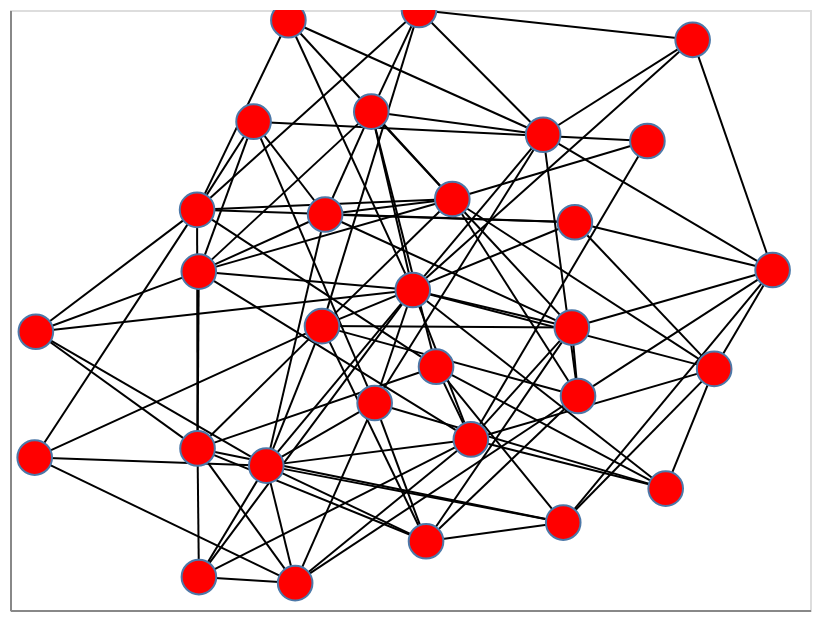

The cell this chart's notebook holds for it:
### Code cell
nxa.draw_networkx(
    G=g,
    pos=pos,
    node_tooltip=['name', 'weight', 'viable']
).interactive()

### Figure 1 — Vega-Lite specification as saved in the notebook (floating-point values rounded to 4 significant figures; data arrays with more than 128 entries replaced by an {"elided": "..."} marker saying what was removed)
{"config": {"view": {"continuousWidth": 400, "continuousHeight": 300}}, "layer": [{"data": {"name": "data-5df33cc6376d0ef73796d76902751670"}, "mark": {"type": "line", "color": "black", "opacity": 1, "strokeWidth": 1}, "encoding": {"detail": {"field": "edge", "type": "quantitative"}, "x": {"axis": {"grid": false, "labels": false, "ticks": false, "title": ""}, "field": "x", "type": "quantitative"}, "y": {"axis": {"grid": false, "labels": false, "ticks": false, "title": ""}, "field": "y", "type": "quantitative"}}, "selection": {"selector001": {"type": "interval", "bind": "scales", "encodings": ["x", "y"]}}}, {"data": {"name": "data-9a3839c9d11f60f3f80e4e5964b5481b"}, "mark": {"type": "point", "fill": "red", "opacity": 1, "size": 300, "strokeWidth": 1.0}, "encoding": {"tooltip": [{"field": "name", "type": "quantitative"}, {"field": "weight", "type": "quantitative"}, {"field": "viable", "type": "nominal"}], "x": {"axis": {"grid": false, "labels": false, "ticks": false}, "field": "x", "type": "quantitative"}, "y": {"axis": {"grid": false, "labels": false, "ticks": false}, "field": "y", "type": "quantitative"}}}], "$schema": "https://vega.github.io/schema/vega-lite/v4.17.0.json", "datasets": {"data-5df33cc6376d0ef73796d76902751670": {"elided": "208 records"}, "data-9a3839c9d11f60f3f80e4e5964b5481b": [{"viable": "no", "y": -0.5188, "name": 377, "weight": 0.7637, "x": -0.3592}, {"viable": "no", "y": -0.4614, "name": 384, "weight": -0.1259, "x": -0.5312}, {"viable": "no", "y": -0.7085, "name": 437, "weight": 2.671, "x": 0.383}, {"viable": "yes", "y": -0.1889, "name": 801, "weight": 1.706, "x": 0.06514}, {"viable": "no", "y": -0.1963, "name": 586, "weight": -1.512, "x": 0.7604}, {"viable": "no", "y": -0.05856, "name": 462, "weight": 0.1235, "x": 0.4046}, {"viable": "yes", "y": 0.2924, "name": 65, "weight": -0.2536, "x": 0.4122}, {"viable": "yes", "y": -0.4919, "name": 534, "weight": -0.5192, "x": -0.9383}, {"viable": "no", "y": 0.9006, "name": 866, "weight": -0.8076, "x": 0.7066}, {"viable": "yes", "y": -0.07254, "name": 205, "weight": -0.4933, "x": -0.9353}, {"viable": "no", "y": 1.0, "name": 174, "weight": 1.202, "x": 0.02255}, {"viable": "no", "y": -0.5953, "name": 778, "weight": 1.546, "x": 0.6392}, {"viable": "yes", "y": 0.9657, "name": 238, "weight": -0.4913, "x": -0.304}, {"viable": "no", "y": -0.771, "name": 818, "weight": 0.24, "x": 0.04013}, {"viable": "yes", "y": 0.5635, "name": 719, "weight": 1.758, "x": 0.5935}, {"viable": "yes", "y": 0.128, "name": 999, "weight": 1.496, "x": -0.528}, {"viable": "yes", "y": 0.3184, "name": 972, "weight": -0.4822, "x": -0.2122}, {"viable": "yes", "y": -0.9103, "name": 460, "weight": -0.2802, "x": -0.2871}, {"viable": "yes", "y": 0.1332, "name": 264, "weight": 0.2774, "x": 0.9065}, {"viable": "no", "y": 0.06683, "name": 29, "weight": -1.613, "x": 0.006915}, {"viable": "yes", "y": -0.2865, "name": 298, "weight": -0.004258, "x": 0.4201}, {"viable": "no", "y": 0.6612, "name": 701, "weight": 1.022, "x": -0.09676}, {"viable": "yes", "y": 0.3339, "name": 204, "weight": -0.6256, "x": -0.5323}, {"viable": "no", "y": 0.37, "name": 472, "weight": -1.352, "x": 0.1058}, {"viable": "no", "y": -0.05366, "name": 644, "weight": -0.1064, "x": -0.22}, {"viable": "yes", "y": -0.3102, "name": 941, "weight": 1.055, "x": -0.08836}, {"viable": "yes", "y": 0.6278, "name": 961, "weight": -1.239, "x": -0.3911}, {"viable": "yes", "y": -0.8902, "name": 584, "weight": 0.3742, "x": -0.5277}, {"viable": "yes", "y": -0.4315, "name": 337, "weight": 0.7137, "x": 0.1522}, {"viable": "no", "y": 0.5842, "name": 261, "weight": 1.25, "x": 0.3328}]}}
